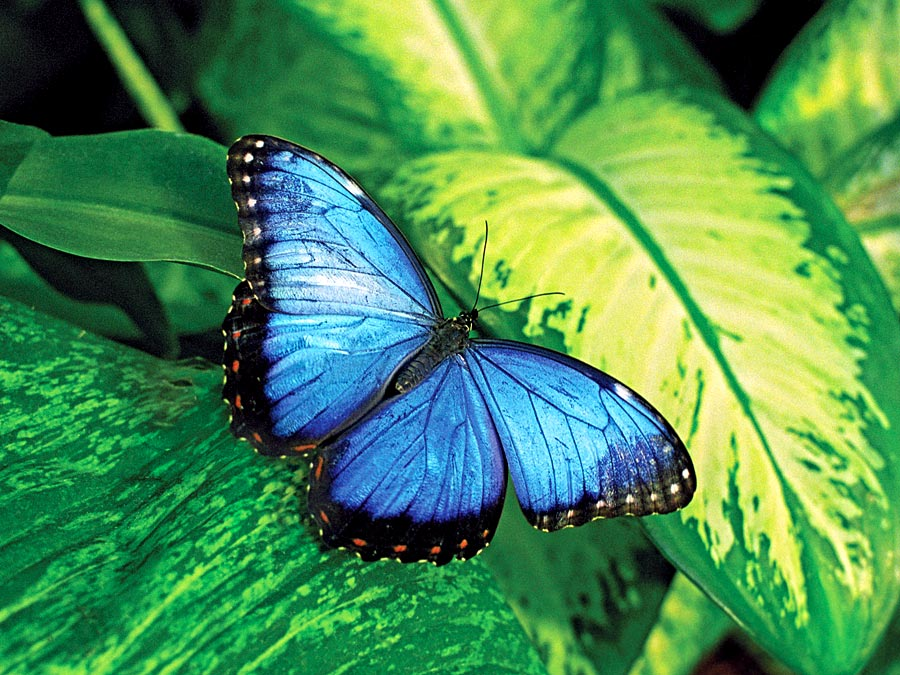
#> input picture butterfly.jpg, 900 x 675 px
$ python filter.py
#> lines starting #> are read from the running program, lines starting #| are printed output that depends on the picture
import numpy as np
import cv2

img=cv2.imread("butterfly.jpg",1)
#> img is the input picture: shape (675, 900, 3); mean B, G, R 85, 142.2, 75.5

#Guassian blur

cv2.imshow("Orignal image",img)

blur=cv2.GaussianBlur(img,(55,5),0)
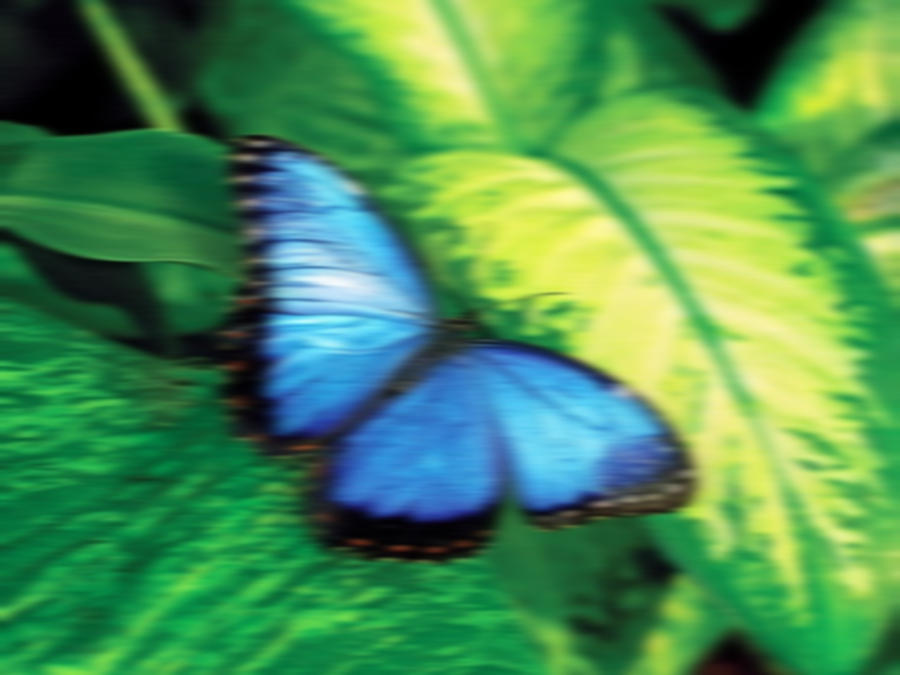
#> blur: shape (675, 900, 3); mean B, G, R 85, 142.2, 75.5

cv2.imshow("blur imaage",blur)
kernal=np.ones((5,5),'uint8')
dilate=cv2.dilate(img,kernal,iterations=1)
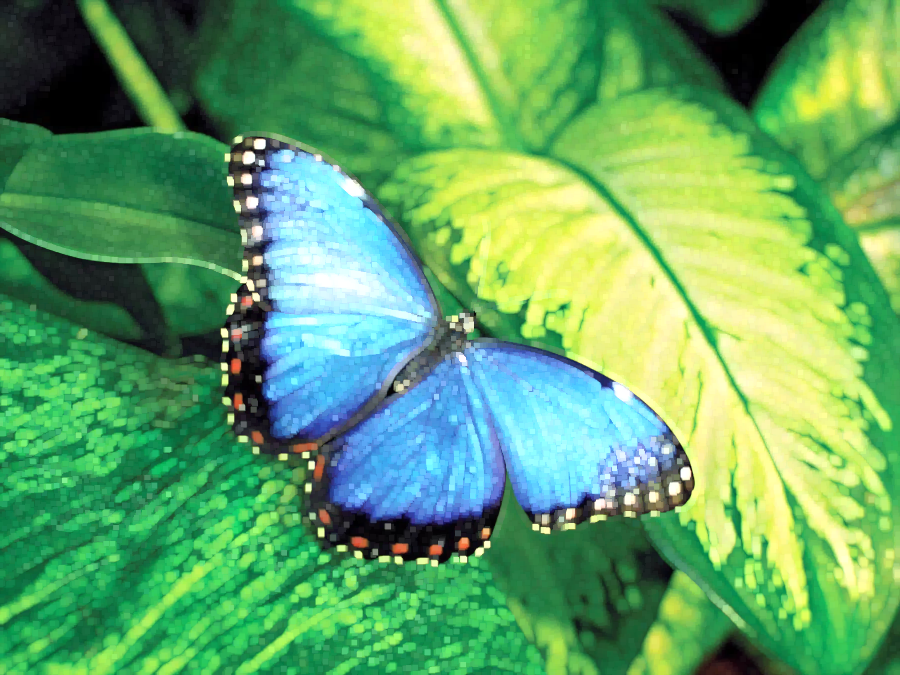
#> dilate: shape (675, 900, 3); mean B, G, R 104.5, 166.7, 100.5
erode=cv2.erode(img,kernal,iterations=1)
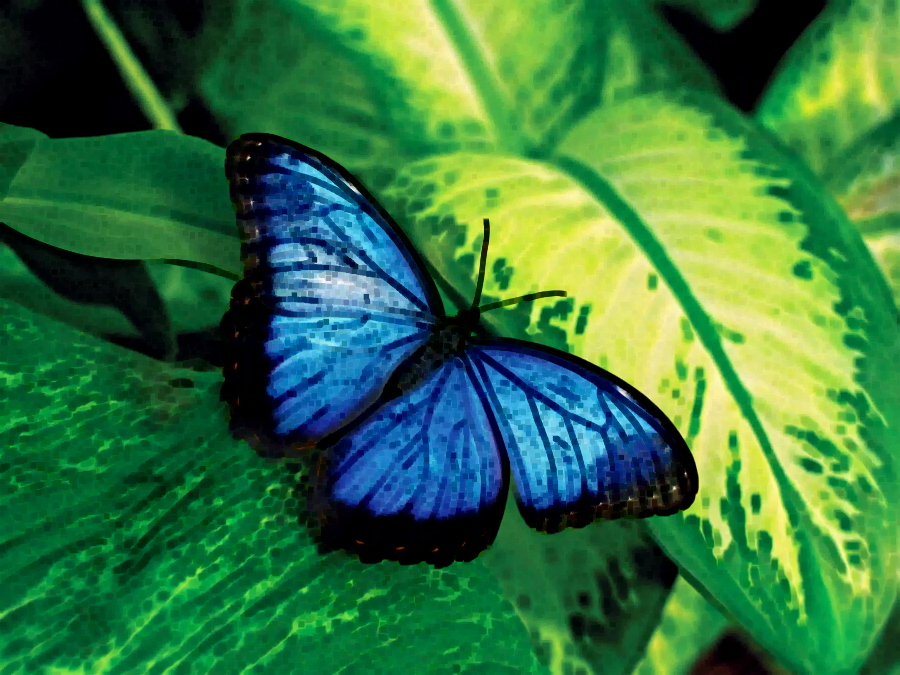
#> erode: shape (675, 900, 3); mean B, G, R 65.1, 118, 53.1

cv2.imshow("dilate",dilate)
cv2.imshow("erode",erode)

cv2.waitKey(0)
cv2.destroyAllWindows()

$ run again, with cherry2.jpg copied over butterfly.jpg
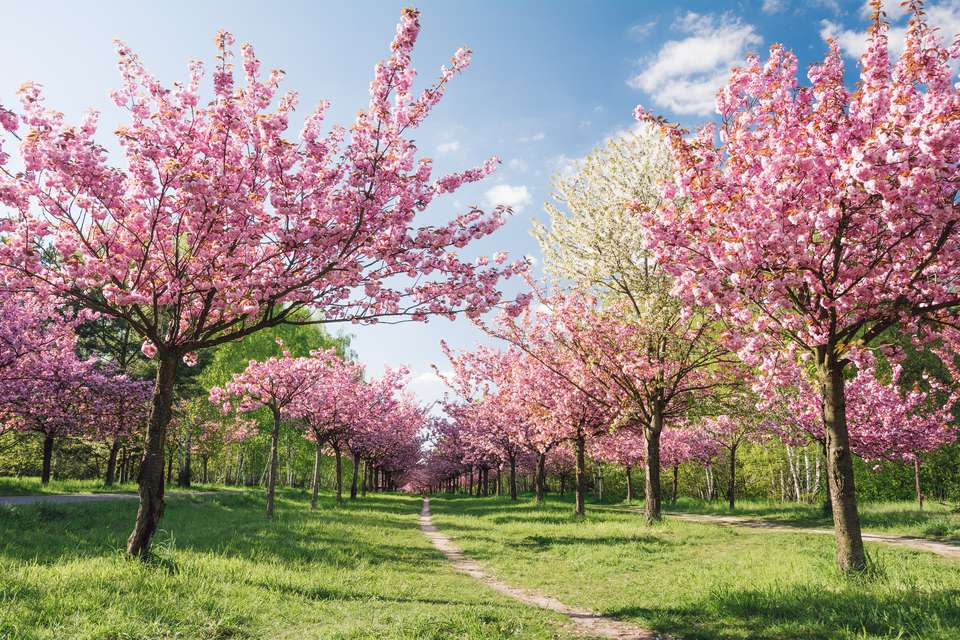
#> input picture cherry2.jpg, 960 x 640 px
#> img is the input picture: shape (640, 960, 3); mean B, G, R 130, 142.1, 156.7
#> `dilate=cv2.dilate(img,kernal,iterations=1)`:
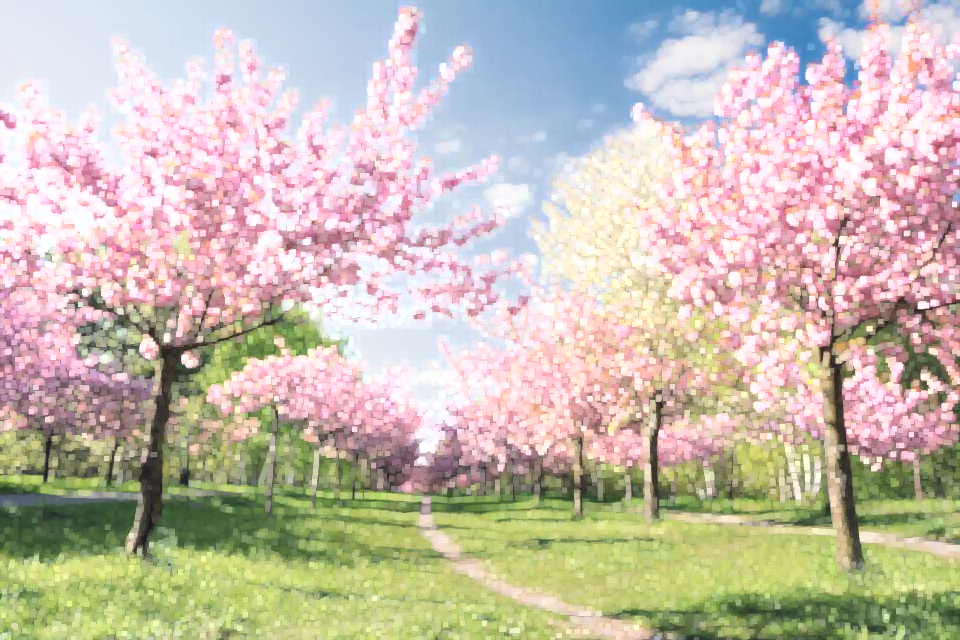
#> dilate: shape (640, 960, 3); mean B, G, R 176.4, 189, 200
#> `erode=cv2.erode(img,kernal,iterations=1)`:
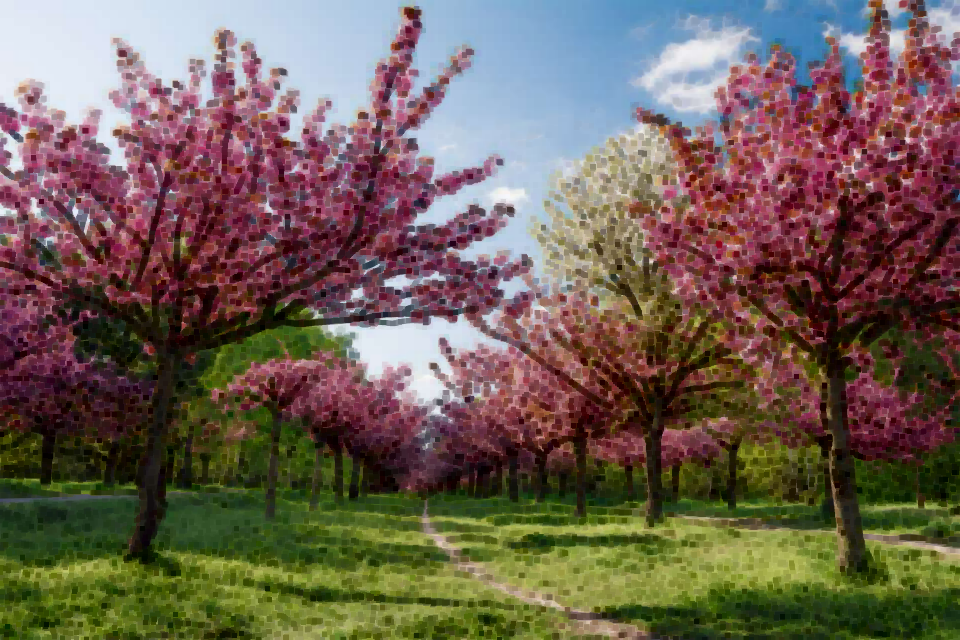
#> erode: shape (640, 960, 3); mean B, G, R 83.9, 95.6, 110.7
